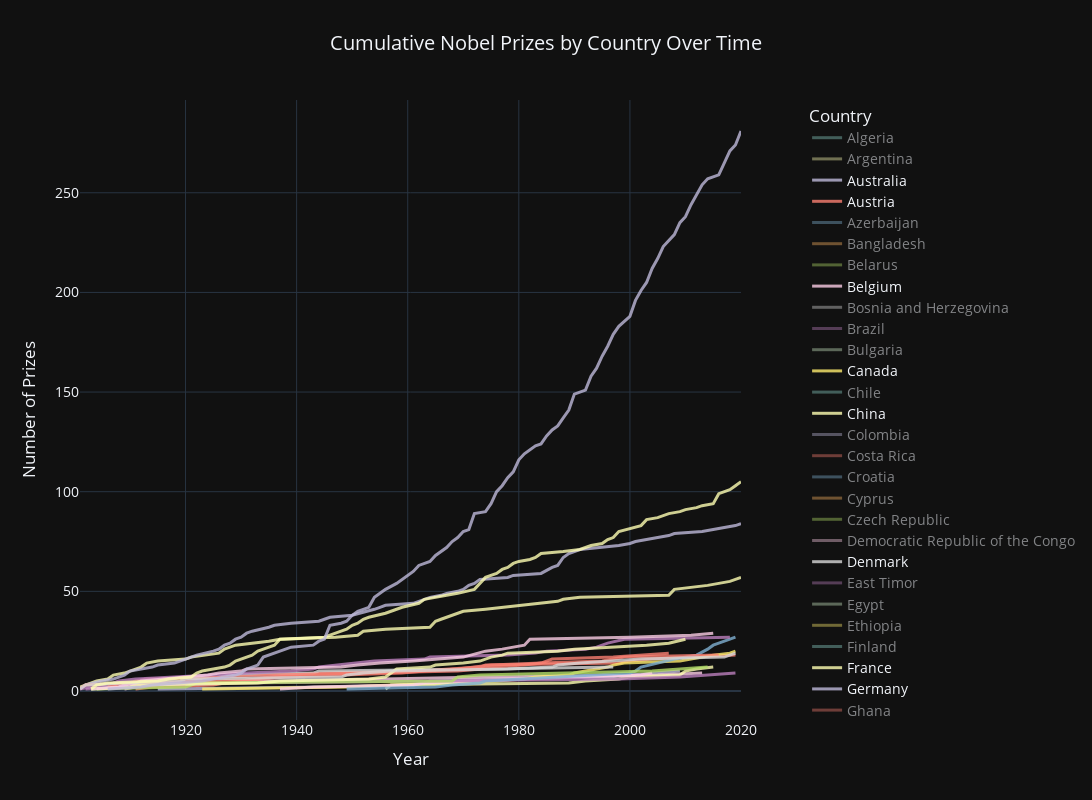

Notebook code cell kept with this figure:
### Code cell
l_chart = px.line(cumulative_prizes,
				  x='year',
				  y='prize',
				  color='birth_country_current',
				  hover_name='birth_country_current',
				  title='Cumulative Nobel Prizes by Country Over Time',
				  template='plotly_dark',
				  color_discrete_sequence=px.colors.qualitative.Set3,
				  width=1200,
				  height=800)

l_chart.update_layout(
	xaxis_title='Year',
	yaxis_title='Number of Prizes',
	title_x=0.5,
	legend_title='Country',
	font=dict(size=14),
	showlegend=True,
	legend=dict(
		orientation='v',  # Changed to vertical
		y=1,  # Moved to top
		x=1.1  # Moved to right side
	)
)

l_chart.update_traces(
	line=dict(width=3),  # Increased line thickness
	opacity=0.8
)

# Show only top 20 countries
n_countries = 20  # Number of countries to show
top_countries = cumulative_prizes.groupby('birth_country_current')['prize'].max().nlargest(n_countries).index
l_chart.for_each_trace(lambda trace: trace.update(visible='legendonly') if trace.name not in top_countries else ())
